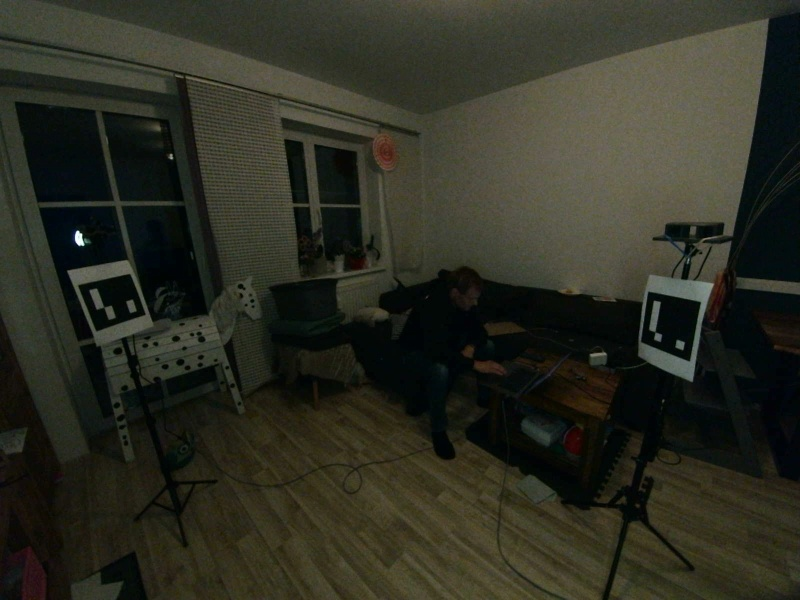
#> input picture elp1_test.jpg, 800 x 600 px, given in place of the camera
$ python pointcloud.py   (older library calls are emulated)
#> lines starting #> are read from the running program, lines starting #| are printed output that depends on the picture
### elp_stereo.py
#!/usr/bin/env python3
"""
ANTHRO3D — ELP Stereo Farb-Kamera
Öffnet die ELP Stereokamera (3200x1200) und teilt das Bild in Links/Rechts.
Automatische Erkennung des Kamera-Index.
"""
import cv2, numpy as np, yaml, os

BASE = os.path.expanduser("~/anthro3d")

def find_elp_index():
    """Findet den Index der ELP Stereokamera (3200x1200)."""
    for i in range(10):
        cap = cv2.VideoCapture(i)
        if not cap.isOpened(): cap.release(); continue
        w = int(cap.get(cv2.CAP_PROP_FRAME_WIDTH))
        h = int(cap.get(cv2.CAP_PROP_FRAME_HEIGHT))
        cap.release()
        if w >= 3200 and h >= 1200:
            print(f"ELP gefunden: Index {i} ({w}x{h})")
            return i
    print("ELP nicht gefunden — verwende Index 0")
    return 0

class ELPStereo:
    def __init__(self, index=None):
        self.index = index or find_elp_index()
        self.cap   = cv2.VideoCapture(self.index)
        self.cap.set(cv2.CAP_PROP_FRAME_WIDTH,  3200)
        self.cap.set(cv2.CAP_PROP_FRAME_HEIGHT, 1200)
        self.W = int(self.cap.get(cv2.CAP_PROP_FRAME_WIDTH))
        self.H = int(self.cap.get(cv2.CAP_PROP_FRAME_HEIGHT))
        self.half_w = self.W // 2
        print(f"ELP: {self.W}x{self.H} @ Index {self.index}")

    def read(self):
        """Liest einen Frame und teilt ihn in Links/Rechts."""
        ret, frame = self.cap.read()
#> frame is the input picture: shape (600, 800, 3); mean B, G, R 34.8, 46.2, 45.3
        if not ret: return False, None, None
        fl = frame[:, :self.half_w]
        fr = frame[:, self.half_w:]
        return True, fl, fr

    def release(self):
        self.cap.release()

# [14 lines that do not run on import are left out]

### stereo_depth_color.py
#!/usr/bin/env python3
"""
ANTHRO3D — Farbtiefenkarte
Berechnet Tiefenkarte aus ELP Stereo Farbbild + überlagert sie.
"""
import cv2, numpy as np, yaml, os
from elp_stereo import ELPStereo

BASE = os.path.expanduser("~/anthro3d")

# SGBM
sgbm = cv2.StereoSGBM_create(
    minDisparity=0, numDisparities=128, blockSize=7,
    P1=8*3*49, P2=32*3*49,
    disp12MaxDiff=1, uniquenessRatio=10,
    speckleWindowSize=100, speckleRange=32,
    mode=cv2.STEREO_SGBM_MODE_SGBM_3WAY)
wls    = cv2.ximgproc.createDisparityWLSFilter(matcher_left=sgbm)
sgbm_r = cv2.ximgproc.createRightMatcher(sgbm)
wls.setLambda(8000); wls.setSigmaColor(1.5)

# Stereo-Konfiguration laden
K_l = baseline_mm = None
try:
    with open(f"{BASE}/stereo_config.yaml") as f:
        cfg = yaml.safe_load(f)
    K_l = np.array(cfg['K_left'])
    baseline_mm = cfg.get('baseline_mm', 65)
    print(f"Kalibrierung geladen — Baseline={baseline_mm}mm")
except:
    print("Keine Kalibrierung — Tiefe relativ")

def compute_depth(fl, fr):
    """Berechnet Tiefenkarte aus zwei Farbbildern."""
    gl = cv2.cvtColor(fl, cv2.COLOR_BGR2GRAY)
    gr = cv2.cvtColor(fr, cv2.COLOR_BGR2GRAY)
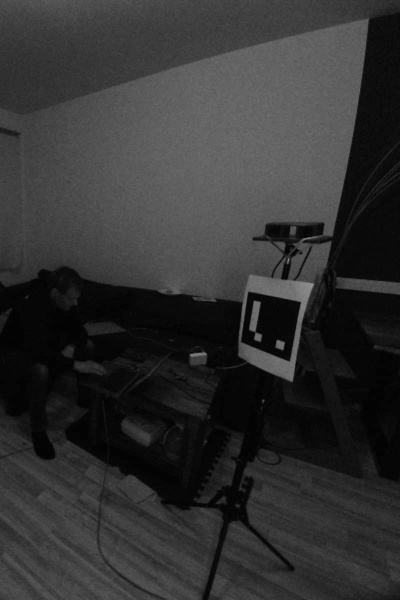
#> gr: shape (600, 400); min 1, max 146, mean 49.7
    disp_l = sgbm.compute(gl, gr)
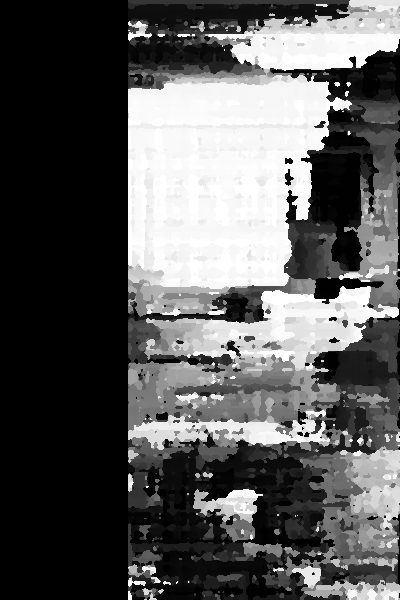
#> disp_l: shape (600, 400) int16; min -16, max 2032, mean 711.2; drawn with min black and max white
    disp_r = sgbm_r.compute(gr, gl)
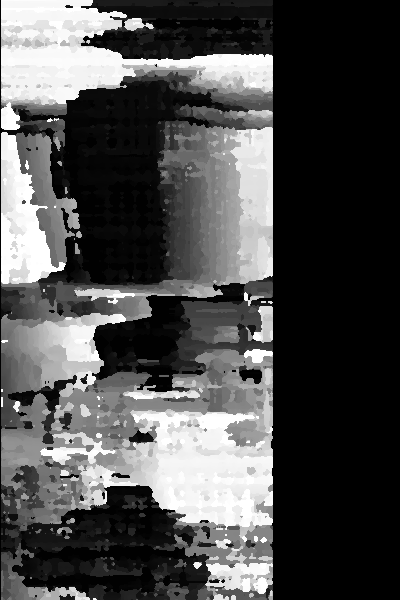
#> disp_r: shape (600, 400) int16; min -2048, max 0, mean -1426; drawn with min black and max white
    disp_f = wls.filter(disp_l, gl, disparity_map_right=disp_r)
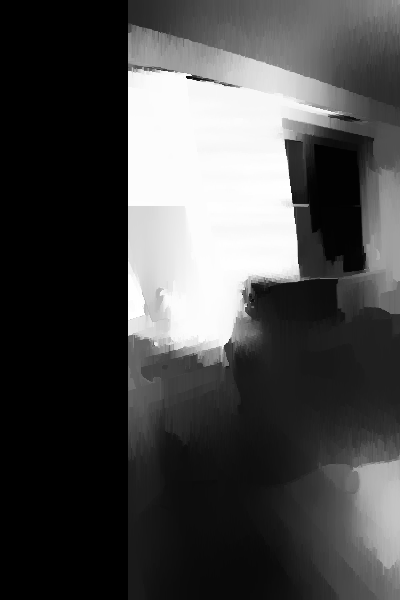
#> disp_f: shape (600, 400) int16; min -16, max 2029, mean 569.7; drawn with min black and max white
    disp   = np.clip(disp_f.astype(np.float32)/16.0, 0, None)
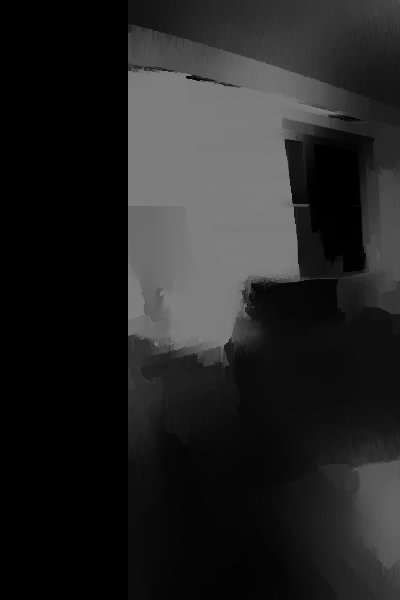
#> disp: shape (600, 400) float32; min 0, max 126.8, mean 35.9
    # In cm umrechnen
    depth_cm = np.zeros_like(disp)
    if K_l is not None and baseline_mm:
        valid = disp > 1
        depth_cm[valid] = (K_l[0,0] * baseline_mm/10) / disp[valid]
        depth_cm = np.clip(depth_cm, 0, 500)
    return disp, depth_cm

# [11 lines left out: function overlay_depth, not called in this run]

# [25 lines that do not run on import are left out]

### pointcloud.py
#!/usr/bin/env python3
"""
ANTHRO3D — Punktwolke
Erstellt eine farbige 3D Punktwolke aus ELP Stereo → speichert als .ply
Öffenbar in MeshLab, Blender, CloudCompare.
"""
import cv2, numpy as np, yaml, os, struct
from elp_stereo import ELPStereo
from stereo_depth_color import compute_depth

BASE = os.path.expanduser("~/anthro3d")

# Kamera-Intrinsics
K_l = np.array([[800,0,800],[0,800,600],[0,0,1]], dtype=np.float64)
baseline_mm = 65.0
try:
    with open(f"{BASE}/stereo_config.yaml") as f:
        cfg = yaml.safe_load(f)
    K_l = np.array(cfg['K_left'])
    baseline_mm = cfg.get('baseline_mm', 65)
except: pass

def build_pointcloud(color_frame, depth_cm, max_dist=300):
    """Erstellt Punktwolke aus Farbbild + Tiefenkarte."""
    H, W = depth_cm.shape
    fx, fy = K_l[0,0], K_l[1,1]
    cx, cy = K_l[0,2], K_l[1,2]

    points = []
    colors = []

    step = 2  # Jeden 2. Pixel — für Performance
    for y in range(0, H, step):
        for x in range(0, W, step):
            d = depth_cm[y, x]
            if d < 5 or d > max_dist: continue
            # 3D Koordinaten
            X = (x - cx) * d / fx
            Y = (y - cy) * d / fy
            Z = d
            points.append([X, Y, Z])
            # Farbe (BGR → RGB)
            b, g, r = color_frame[y, x]
            colors.append([r, g, b])

    return np.array(points), np.array(colors)

def save_ply(points, colors, path):
    """Speichert Punktwolke als PLY-Datei."""
    n = len(points)
    with open(path, 'w') as f:
        f.write("ply\nformat ascii 1.0\n")
        f.write(f"element vertex {n}\n")
        f.write("property float x\nproperty float y\nproperty float z\n")
        f.write("property uchar red\nproperty uchar green\nproperty uchar blue\n")
        f.write("end_header\n")
        for p, c in zip(points, colors):
            f.write(f"{p[0]:.2f} {p[1]:.2f} {p[2]:.2f} {int(c[0])} {int(c[1])} {int(c[2])}\n")
    print(f"Gespeichert: {path} ({n} Punkte)")

if __name__ == "__main__":
    stereo = ELPStereo()
    print("Punktwolke — SPACE=Aufnahme | Q=Beenden")
    snap_count = 0

    while True:
        ret, fl, fr = stereo.read()
        if not ret: continue

        _, depth_cm = compute_depth(fl, fr)
#> depth_cm: shape (600, 400) float32; every value is 0

        # Vorschau
        vis = fl.copy()
        h, w = vis.shape[:2]
#> h = 600; w = 400
        valid = int(np.sum(depth_cm > 5) * 100 // (h*w))
#> valid = 0
        cv2.putText(vis, f"Abdeckung: {valid}% | SPACE=Snapshot",
                    (10,30), cv2.FONT_HERSHEY_SIMPLEX, 0.8, (0,255,0), 2)
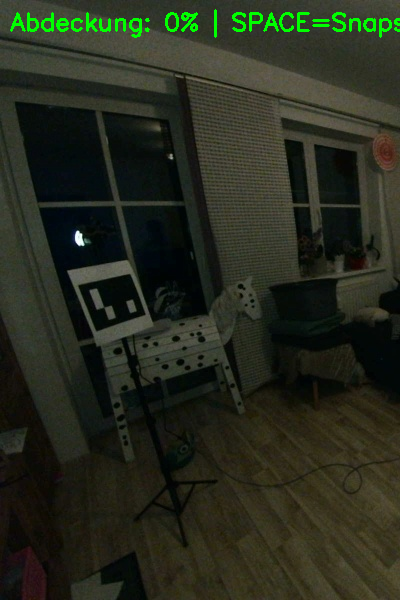
#> vis: shape (600, 400, 3); mean B, G, R 29.7, 43.3, 39
        cv2.imshow("Punktwolke Vorschau", cv2.resize(vis,(1280,480)))
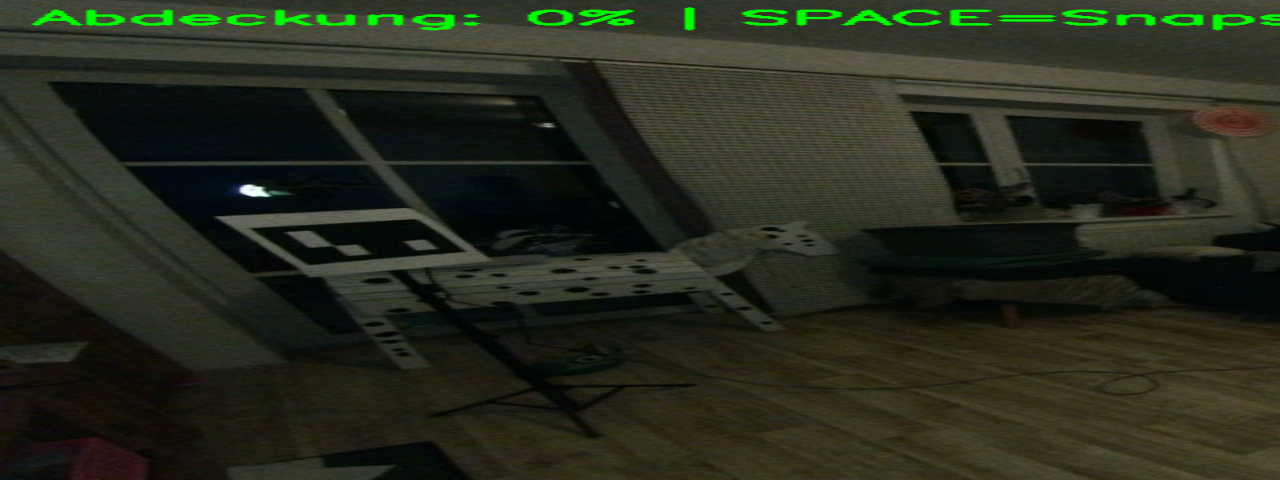
#> window 'Punktwolke Vorschau': shape (480, 1280, 3); mean B, G, R 29.6, 43.2, 38.9

        key = cv2.waitKey(1)&0xFF
#> (key q is pressed here)
        if key == ord('q'): break
        elif key == ord(' '):
            # Punktwolke aufnehmen
            points, colors = build_pointcloud(fl, depth_cm)
            path = os.path.join(BASE, f"pointcloud_{snap_count:03d}.ply")
            save_ply(points, colors, path)
            snap_count += 1
            print(f"  → In MeshLab öffnen: {path}")

    cv2.destroyAllWindows()
    stereo.release()
